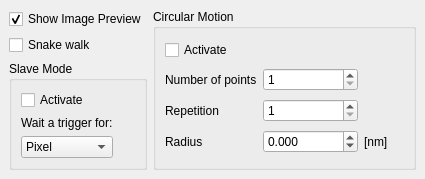
  <widget class="QDockWidget" name="dockWidget_activatefifo">
   <property name="features">
    <set>QDockWidget::DockWidgetFeature::DockWidgetFloatable|QDockWidget::DockWidgetFeature::DockWidgetMovable</set>
   </property>
   <property name="windowTitle">
    <string>Adv.</string>
   </property>
   <attribute name="dockWidgetArea">
    <number>1</number>
   </attribute>
   <widget class="QWidget" name="dockWidgetContents_4">
    <layout class="QGridLayout" name="gridLayout_27">
     <item row="1" column="1">
      <widget class="QCheckBox" name="checkBox_snake">
       <property name="toolTip">
        <string>&lt;html&gt;&lt;head/&gt;&lt;body&gt;&lt;p&gt;Use for the scanning a &amp;quot;snake-walk&amp;quot; instead of a normal &amp;quot;raster-scan&amp;quot;&lt;/p&gt;&lt;/body&gt;&lt;/html&gt;</string>
       </property>
       <property name="text">
        <string>Snake walk</string>
       </property>
      </widget>
     </item>
     <item row="0" column="1">
      <widget class="QCheckBox" name="checkBox_showPreview">
       <property name="toolTip">
        <string>&lt;html&gt;&lt;head/&gt;&lt;body&gt;&lt;p&gt;The live-preview can be disabled.&lt;/p&gt;&lt;/body&gt;&lt;/html&gt;</string>
       </property>
       <property name="text">
        <string>Show Image Preview</string>
       </property>
       <property name="checked">
        <bool>true</bool>
       </property>
      </widget>
     </item>
     <item row="2" column="1">
      <widget class="QGroupBox" name="groupBox_8">
       <property name="title">
        <string>Slave Mode</string>
       </property>
       <layout class="QGridLayout" name="gridLayout_28">
        <item row="0" column="0" rowspan="2" colspan="2">
         <widget class="QCheckBox" name="checkBox_slavemode_enable">
          <property name="text">
           <string>Activate</string>
          </property>
         </widget>
        </item>
        <item row="2" column="0">
         <widget class="QLabel" name="label_112">
          <property name="text">
           <string>Wait a trigger for:</string>
          </property>
         </widget>
        </item>
        <item row="3" column="0">
         <widget class="QComboBox" name="comboBox_slavemode_type">
          <property name="currentIndex">
           <number>2</number>
          </property>
          <item>
           <property name="text">
            <string>Circ. Pos.</string>
           </property>
          </item>
          <item>
           <property name="text">
            <string>Circ. Rep.</string>
           </property>
          </item>
          <item>
           <property name="text">
            <string>Pixel</string>
           </property>
          </item>
          <item>
           <property name="text">
            <string>Line</string>
           </property>
          </item>
          <item>
           <property name="text">
            <string>Frame</string>
           </property>
          </item>
          <item>
           <property name="text">
            <string>Repetition</string>
           </property>
          </item>
         </widget>
        </item>
       </layout>
      </widget>
     </item>
     <item row="0" column="2" rowspan="3">
      <widget class="QGroupBox" name="groupBox_2">
       <property name="title">
        <string>Circular Motion</string>
       </property>
       <layout class="QGridLayout" name="gridLayout_20">
        <item row="4" column="1">
         <widget class="sciSpinBox" name="spinBox_circular_radius_nm">
          <property name="toolTip">
           <string>X position µm</string>
          </property>
          <property name="keyboardTracking">
           <bool>false</bool>
          </property>
          <property name="decimals">
           <number>3</number>
          </property>
          <property name="minimum">
           <double>-1000000.000000000000000</double>
          </property>
          <property name="maximum">
           <double>1000000.000000000000000</double>
          </property>
          <property name="value">
           <double>0.000000000000000</double>
          </property>
         </widget>
        </item>
        <item row="4" column="2">
         <widget class="QLabel" name="label_109">
          <property name="text">
           <string>[nm]</string>
          </property>
         </widget>
        </item>
        <item row="4" column="0">
         <widget class="QLabel" name="label_108">
          <property name="text">
           <string>Radius</string>
          </property>
         </widget>
        </item>
        <item row="2" column="2">
         <spacer name="horizontalSpacer_14">
          <property name="orientation">
           <enum>Qt::Orientation::Horizontal</enum>
          </property>
          <property name="sizeHint" stdset="0">
           <size>
            <width>40</width>
            <height>20</height>
           </size>
          </property>
         </spacer>
        </item>
        <item row="2" column="0">
         <widget class="QLabel" name="label_43">
          <property name="text">
           <string>Number of points</string>
          </property>
         </widget>
        </item>
        <item row="2" column="1">
         <widget class="QSpinBox" name="spinBox_circular_points">
          <property name="minimum">
           <number>1</number>
          </property>
          <property name="maximum">
           <number>32</number>
          </property>
          <property name="value">
           <number>1</number>
          </property>
         </widget>
        </item>
        <item row="3" column="0">
         <widget class="QLabel" name="label_110">
          <property name="text">
           <string>Repetition</string>
          </property>
         </widget>
        </item>
        <item row="3" column="1">
         <widget class="QSpinBox" name="spinBox_circular_repetition">
          <property name="minimum">
           <number>1</number>
          </property>
          <property name="maximum">
           <number>999999</number>
          </property>
          <property name="value">
           <number>1</number>
          </property>
         </widget>
        </item>
        <item row="0" column="0" colspan="3">
         <widget class="QCheckBox" name="checkBox_circular">
          <property name="toolTip">
           <string>&lt;html&gt;&lt;head/&gt;&lt;body&gt;&lt;p&gt;This use instead of the scanning position the circular motion. This must be activated AFTER the circular motion is defined.&lt;/p&gt;&lt;/body&gt;&lt;/html&gt;</string>
          </property>
          <property name="text">
           <string>Activate</string>
          </property>
         </widget>
        </item>
       </layout>
      </widget>
     </item>
    </layout>
   </widget>
  </widget>
